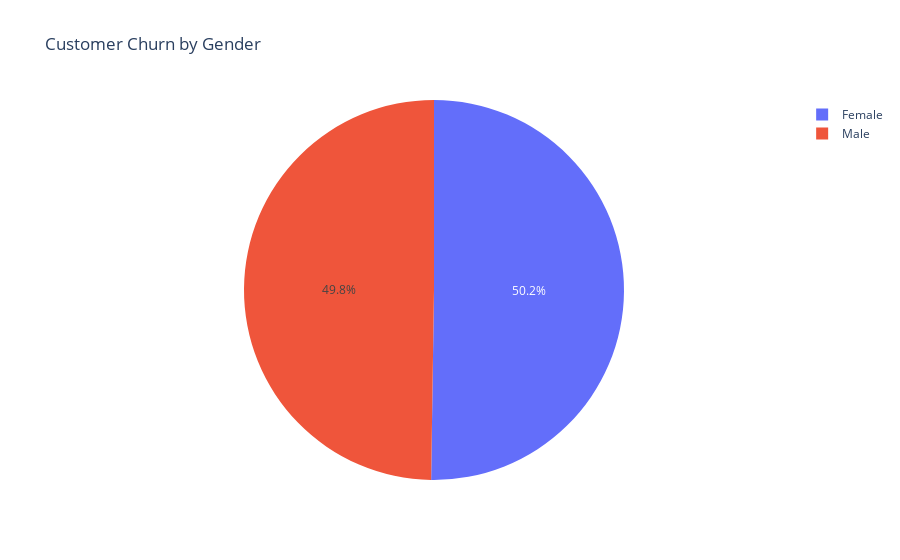

Source (notebook cell):
### Code cell
fig = px.pie(churn_by_gender, values = 'Counts', names = 'gender',
             title = 'Customer Churn by Gender')
fig.show()

### Figure 1 — Plotly figure (JSON) as saved in the notebook; plotly's stock layout.template omitted (floating-point values rounded to 4 significant figures)
{"data": [{"domain": {"x": [0, 1], "y": [0, 1]}, "hovertemplate": "gender=%{label}<br>Counts=%{value}<extra></extra>", "labels": ["Female", "Male"], "legendgroup": "", "name": "", "showlegend": true, "type": "pie", "values": [939, 930]}], "layout": {"legend": {"tracegroupgap": 0}, "title": {"text": "Customer Churn by Gender"}}}
